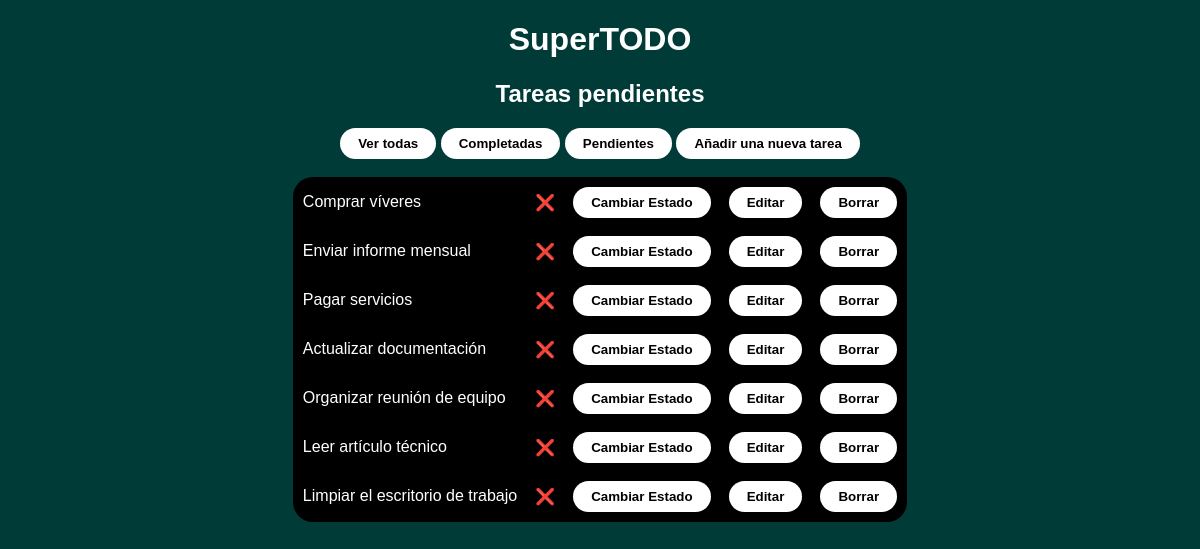
The page /tasks/pending/ on the database as committed earlier.
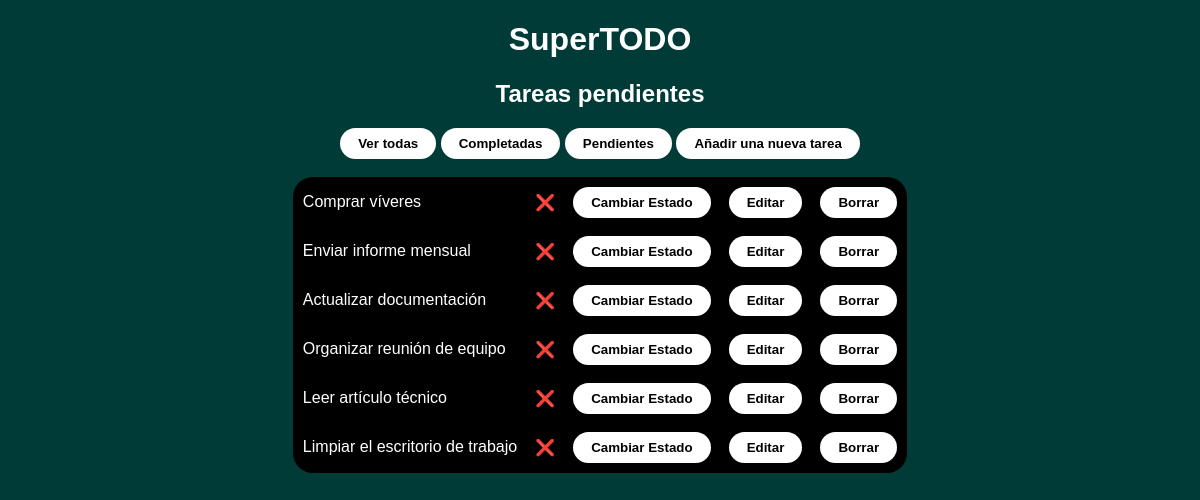
The same page on the database as committed later.
### tasks/models.py (models this page shows, shortened)
class Task(models.Model):
    name = models.CharField(max_length=100)
    description = models.TextField(blank=True)
    slug = models.SlugField(unique=True)
    completed = models.BooleanField(default=False)
    created_at = models.DateTimeField(auto_now_add=True)
    updated_at = models.DateTimeField(auto_now=True)

### tasks/views.py (the view)
# urls.py: path('pending/', views.task_list_pending, name='task-list-pending'),
def task_list_pending(request):
    tasks = Task.objects.filter(completed=False)
    return render(request, 'tasks/task/pending.html', {'tasks': tasks})

### tasks/templates/tasks/task/pending.html (shortened to what this page needs)
{% extends "base.html" %}
{% load static %}
{% block content %}
  {% include "header.html" with subtitle="Tareas pendientes" %}
    <div class="links">
      <a href="{% url 'tasks:task-list' %}"><button>Ver todas</button></a>
      <a href="{% url 'tasks:task-list-completed' %}"><button>Completadas</button></a>
      <a href="{% url 'tasks:task-list-pending' %}"><button>Pendientes</button></a>
      <a href="{% url 'tasks:add-task' %}"><button>Añadir una nueva tarea</button></a>
  </div><br>
  <div class="main-items">
    <table class="tabla" cellpadding="8">
        {% for task in tasks %}
          <tr>
            <td><a href="{% url 'tasks:task-detail' task.slug %}">{{ task.name }}</a></td>
            <td>
              ❌
            </td>
            <td>
              <a href="{% url 'tasks:toogle-task' task.slug %}"><button>Cambiar Estado</button></a>
            </td>
            <td>
              <a href="{% url 'tasks:edit-task' task.slug %}"><button>Editar</button></a>
            </td>
            <td>
              <a href="{% url 'tasks:delete-task' task.slug %}"><button>Borrar</button></a>
            </td>
          </tr>
        {% empty %}
        <p>Nada que hacer. ¡Enhorabuena!</p>
        {% endfor %}
    </table>
    </div>
{% endblock %}

Rows that differ between the two databases and show on the page:
no longer on this page (row edited): Task: name "Pagar servicios"
